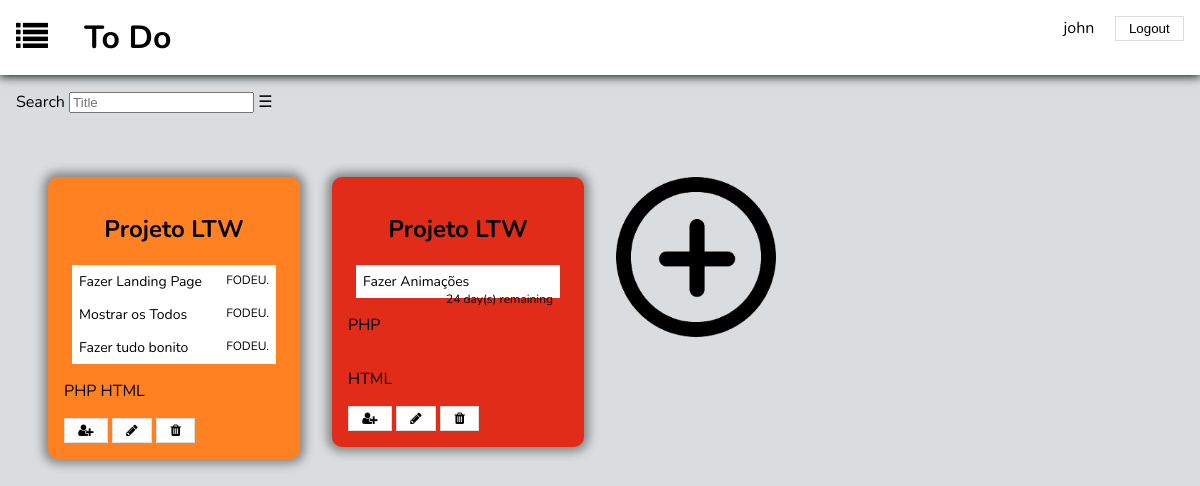
The page /home_page.php (signed in) on the database its author committed.
### tables this page shows
CREATE TABLE belongs (
	list_id INTEGER REFERENCES lists NOT NULL, 
	usr_id INTEGER REFERENCES users NOT NULL,
	PRIMARY KEY(list_id, usr_id)
);

CREATE TABLE lists (
	id INTEGER PRIMARY KEY AUTOINCREMENT,
	title VARCHAR NOT NULL,
	done INTEGER DEFAULT(-1),
	priority INTEGER DEFAULT(3)
);

CREATE TABLE hasCategories (
	list_id INTEGER REFERENCES lists NOT NULL,
	cat_id INTEGER REFERENCES categories NOT NULL,
	PRIMARY KEY(list_id, cat_id)
);

CREATE TABLE categories (
	cat_id INTEGER PRIMARY KEY AUTOINCREMENT,
	cat_name VARCHAR NOT NULL
);

### database/list.php (called while the page is built, shortened)
<?php
	function getAllLists($username){
		global $dbh;
		$stmt = $dbh->prepare("SELECT * FROM lists, users, belongs
								WHERE lists.id = belongs.list_id AND belongs.usr_id = users.usr_id AND usr_username = ?;");
		$stmt->execute(array($username));
		return $stmt->fetchAll();
	}
	function getListCategories($list_id){
		global $dbh;
		$stmt = $dbh->prepare("SELECT * FROM lists, hasCategories, categories
								WHERE hasCategories.list_id = lists.id AND hasCategories.cat_id = categories.cat_id AND lists.id = ?");
		$stmt->execute(array($list_id));
		return $stmt->fetchAll();
	}
	function getListTodos($list_id){
		global $dbh;
		$stmt = $dbh->prepare("SELECT todos.todo_id, todos.name, todos.limit_date, todos.done FROM todos, hasItems, lists
								WHERE lists.id = hasItems.list_id AND hasItems.todo_id = todos.todo_id AND lists.id = ?");
		$stmt->execute(array($list_id));
		return $stmt->fetchAll();
	}
?>

### templates/todos/time.php (called while the page is built, shortened)
<?php
	function getTimeDiff($ref){
		$currdt = new DateTime("now");
		$refdt = new DateTime($ref);
		$days = $currdt->diff($refdt)->format('%R%a');
		if($days > 0)
			$resMsg = intval($days) . " day(s) remaining";
		else
			$resMsg = "FODEU.";
		return $resMsg;
	}
?>

### templates/todos/show_lists.php (the view, shortened to what this page needs)
<div id="search">
	<label>Search
		<input type="search" placeholder="Title" name="search_title">
	</label>
	<label class="hamburger" for="hamburger"></label>
</div>
<section id="lists">
	<?php foreach ($lists as $list) { ?>
	<?php
	if($list['priority'] == 1)
		$priority = 'p1';
	else if($list['priority'] == 2)
		$priority = 'p2';
	else if($list['priority'] == 3)
		$priority = 'p3';
	?>
	<a href="list_page.php?list_id=<?= $list['list_id']?>">
		<div id=<?= $list['id']?> class="list <?= $priority?>">
			<h2><?= $list['title']?></h2>
			<div class="todos">
				<?php foreach ($todos[$list['id']] as $todo) { ?>
				<div class="todo">
					<p><?= $todo['name']?></p>
					<?php $timeLeft = getTimeDiff($todo['limit_date']); ?>
					<span><?= $timeLeft ?></span>
				</div>
				<?php } ?>
			</div>
			<div class="categories">
				<?php foreach ($categories[$list['id']] as $cat) { ?>
				<div class="category">
					<p><?= $cat['cat_name']?></p>
				</div>
				<?php } ?>
			</div>
			<button name="Invite"><i class="fa fa-user-plus" aria-hidden="true"></i></button>
			<button name="Edit"><i class="fa fa-pencil" aria-hidden="true"></i></button>
			<button name="Remove"><i class="fa fa-1x fa-trash" aria-hidden="true"></i></button>
		</div>
	</a>
		<?php } ?>
		<div id="ultimo">
			<a href="#"><img src="images/addIcon.png"></a>
		</div>
</section>

### css/todos.css (style rules this page uses)
body { background-color: #d9dde0; font-family: 'Nunito', sans-serif; margin: 0; }
a { text-decoration: none; color: black; }
button, input[type="Submit"] { padding: 0.3em 1em; background-color: white; border: 1px solid #d9dde0; color: black; }
#lists a { text-decoration: none; color: black; }
#lists { margin: 2em; display: grid; grid-template-columns: 25% 25% 25% 25%; grid-template-rows: auto; }
#lists > * { display: inline-block; margin: 1em 1em; }
.list { background-color: white; padding: 1em; border-radius: 10px; box-shadow: 0px 0px 10px 5px #888888; transition: transform 0.5s; }
#ultimo img { max-width: 10em; }
.list h2 { text-align: center; border-radius: 10px; }
.todos { display: block; margin: 0 0.5em; border-radius: 10px; }
.todo { background-color: white; position: relative; padding: 0.5em; font-size: 14px; }
.todo span { font-size: 12px; }
.todo p { display: inline; }
span { margin-left: 2em; float: right; }
.category { display: inline-block; }
.p1 { background-color: #e02c18; }
.p2 { background-color: #ff8121; }
#search { display: inline-block; color: black; margin: 1em; }
#search .hamburger:before { content: "\2630"; }

### rows shown on the page
belongs: list.title "Projeto LTW", name "Fazer Landing Page", timeLeft "FODEU.", name "Mostrar os Todos", name "Fazer tudo bonito"
hascategories: cat.cat_name "PHP"
hascategories: cat.cat_name "HTML"
belongs: list.title "Projeto LTW", name "Fazer Animações", timeLeft "24 day(s) remaining"
hascategories: cat.cat_name "PHP"
hascategories: cat.cat_name "HTML"

### other values the page prints
$_SESSION['username'] "john"
